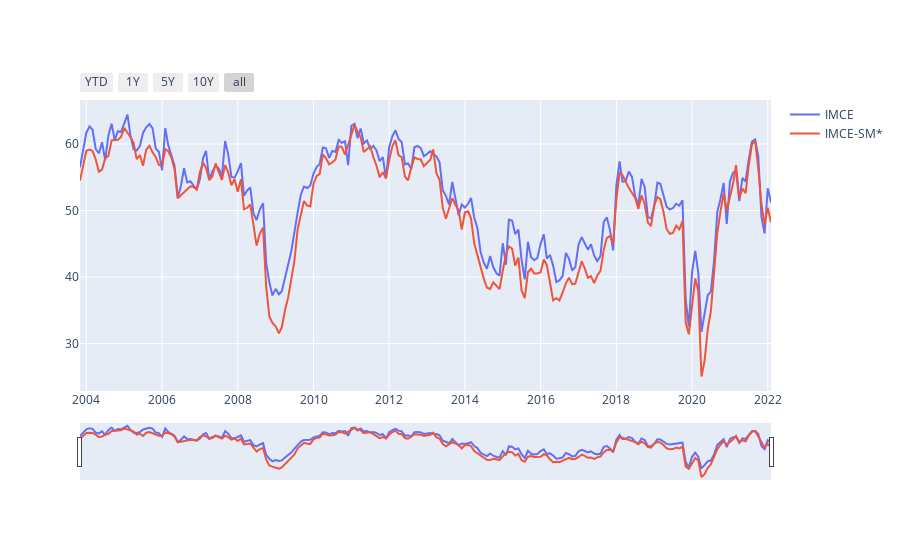

Notebook code cell kept with this figure:
### Code cell
# Crear la figura

fig = go.Figure()

# Añadir las series de datos
fig.add_trace(go.Scatter(x=data.index, y=data['imce'], name='IMCE', mode='lines'))
fig.add_trace(go.Scatter(x=data.index, y=data['imce-sm'], name='IMCE-SM*', mode='lines'))

# Crear botones de tiempo
date_buttons = [
    {'count': 1, 'label': "YTD", 'step': "year", 'stepmode': "todate"},
    {'count': 1, 'label': "1Y", 'step': "year", 'stepmode': "backward"},
    {'count': 5, 'label': "5Y", 'step': "year", 'stepmode': "backward"},
    {'count': 10, 'label': "10Y", 'step': "year", 'stepmode': "backward"},
    {'step': "all"}
    ]

fig.update_layout({
    'xaxis': {'rangeselector':{'buttons': date_buttons}}
    })


fig.update_xaxes(rangeslider_visible=True)

# Mostrar el gráfico
fig.show()

### Figure 1 — Plotly figure (JSON) as saved in the notebook; plotly's stock layout.template omitted (floating-point values rounded to 4 significant figures; data arrays with more than 128 entries replaced by an {"elided": "..."} marker saying what was removed)
{"data": [{"mode": "lines", "name": "IMCE", "type": "scatter", "x": {"elided": "220 str values"}, "y": {"elided": "220 float values"}}, {"mode": "lines", "name": "IMCE-SM*", "type": "scatter", "x": {"elided": "220 str values"}, "y": {"elided": "220 float values"}}], "layout": {"xaxis": {"rangeselector": {"buttons": [{"count": 1, "label": "YTD", "step": "year", "stepmode": "todate"}, {"count": 1, "label": "1Y", "step": "year", "stepmode": "backward"}, {"count": 5, "label": "5Y", "step": "year", "stepmode": "backward"}, {"count": 10, "label": "10Y", "step": "year", "stepmode": "backward"}, {"step": "all"}]}, "rangeslider": {"visible": true}}}}
